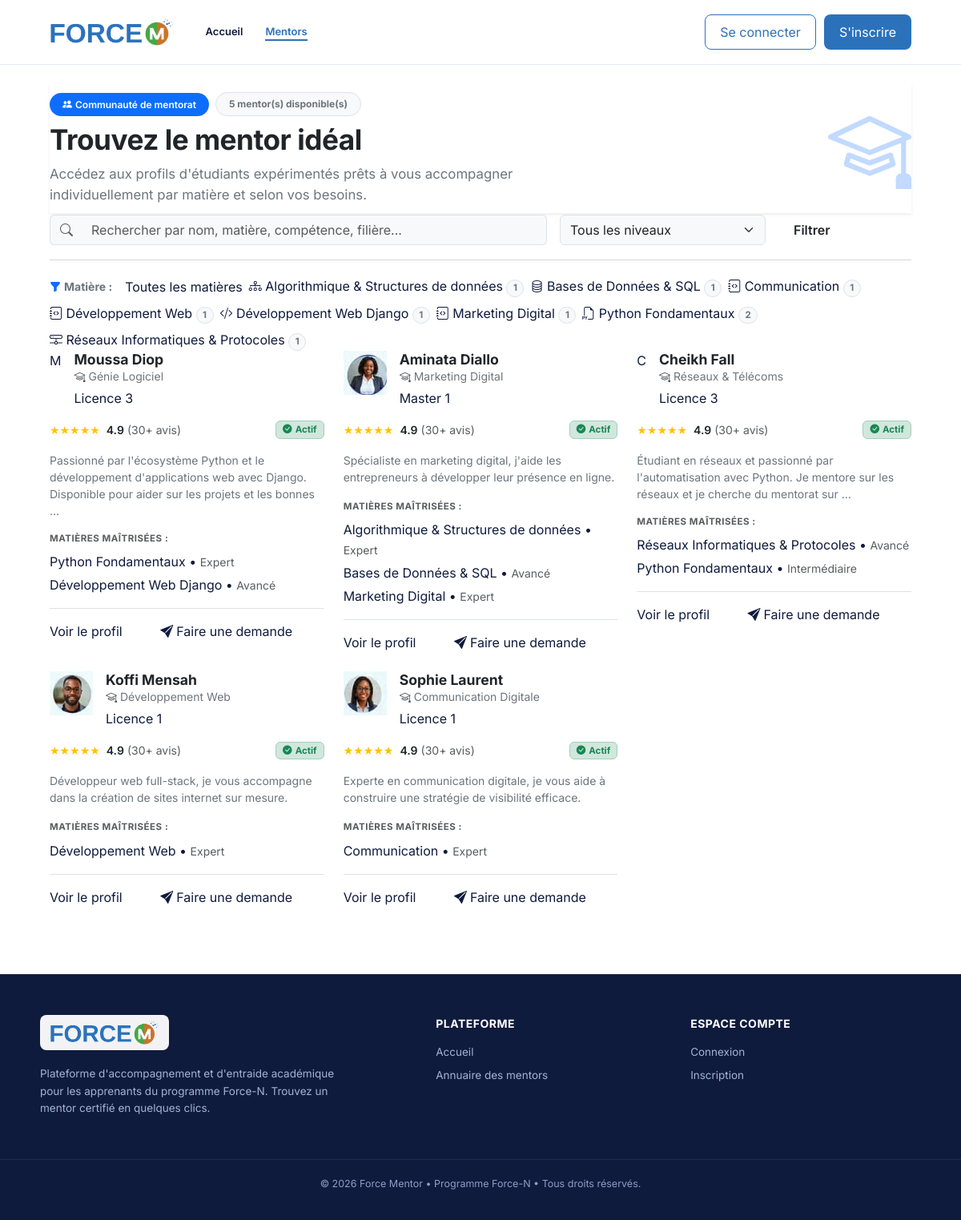
Page /mentorship/mentors/ on the committed database.
### mentorship/models.py (models this page shows, shortened)
class Matiere(models.Model):
    nom = models.CharField(max_length=100, unique=True)
    description = models.TextField(blank=True)
    icone = models.CharField(max_length=50, default='bi-journal-code', blank=True, help_text="Classe d'icône Bootstrap Icons")
    class Meta:
        verbose_name = "Matière"
        verbose_name_plural = "Matières"
        ordering = ['nom']

class CompetenceMentor(models.Model):
    NIVEAU_EXPERTISE_CHOICES = [
        ('INTERMEDIAIRE', 'Intermédiaire'),
        ('AVANCE', 'Avancé'),
        ('EXPERT', 'Expert'),
    ]
    mentor = models.ForeignKey(Profile, on_delete=models.CASCADE, related_name='competences')
    matiere = models.ForeignKey(Matiere, on_delete=models.CASCADE, related_name='mentors_associes')
    niveau_expertise = models.CharField(max_length=20, choices=NIVEAU_EXPERTISE_CHOICES, default='AVANCE')
    class Meta:
        unique_together = ('mentor', 'matiere')
        verbose_name = "Compétence Mentor"
        verbose_name_plural = "Compétences Mentors"

### accounts/models.py (models this page shows, shortened)
class Profile(models.Model):
    ROLE_CHOICES = [
        ('MENTORE', 'Mentoré (Apprenant)'),
        ('MENTOR', 'Mentor (Accompagnateur)'),
        ('LES_DEUX', 'Mentor & Mentoré'),
    ]
    NIVEAU_CHOICES = [
        ('L1', 'Licence 1'),
        ('L2', 'Licence 2'),
        ('L3', 'Licence 3'),
        ('M1', 'Master 1'),
        ('M2', 'Master 2'),
        ('CERTIF', 'Formation certifiante (Force-N)'),
        ('AUTRE', 'Autre'),
    ]
    user = models.OneToOneField(User, on_delete=models.CASCADE, related_name='profile')
    role = models.CharField(max_length=20, choices=ROLE_CHOICES, default='MENTORE')
    filiere = models.CharField(max_length=150, blank=True, help_text="Ex: Génie Logiciel, Réseaux, Web...")
    niveau = models.CharField(max_length=20, choices=NIVEAU_CHOICES, default='L1')
    bio = models.TextField(blank=True, help_text="Présentez-vous, vos objectifs ou vos compétences")
    telephone = models.CharField(max_length=30, blank=True, help_text="Numéro WhatsApp ou contact")
    est_disponible = models.BooleanField(default=True, help_text="Disponible pour du mentorat")
    class Meta:
        verbose_name = "Profil Étudiant"
        verbose_name_plural = "Profils Étudiants"

### mentorship/views.py (the view, shortened to what this page needs)
# urls.py: path('mentors/', mentor_views.mentor_list, name='mentor_list'),
def mentor_list(request):
    matiere_id = request.GET.get('matiere')
    niveau_filter = request.GET.get('niveau')
    search_query = request.GET.get('q', '').strip()
    mentors = Profile.objects.filter(role__in=['MENTOR', 'LES_DEUX'], est_disponible=True).select_related('user').prefetch_related('competences__matiere')
    if matiere_id and matiere_id.isdigit():
        mentors = mentors.filter(competences__matiere_id=matiere_id)
    if niveau_filter:
        mentors = mentors.filter(niveau=niveau_filter)
    matieres = Matiere.objects.all()
    context = {
        'mentors': mentors,
        'matieres': matieres,
        'selected_matiere': int(matiere_id) if matiere_id and matiere_id.isdigit() else None,
        'selected_niveau': niveau_filter,
        'search_query': search_query,
        'niveaux': Profile.NIVEAU_CHOICES,
    }
    return render(request, 'mentorship/mentor_list.html', context)

### templates/mentorship/mentor_list.html (shortened to what this page needs)
{% extends 'base.html' %}
{% load static %}
{% block content %}
<div class="container py-4">
    <div class="page-header-banner shadow-sm">
        <div class="row align-items-center">
            <div class="col-lg-8">
                <div class="d-inline-flex align-items-center gap-2 mb-2">
                    <span class="badge bg-primary px-3 py-2 rounded-pill fw-semibold">
                        <i class="bi bi-people-fill me-1"></i>Communauté de mentorat
                    </span>
                    <span class="badge bg-light text-secondary border px-3 py-2 rounded-pill">
                        {{ mentors.count }} mentor(s) disponible(s)
                    </span>
                </div>
                <h1 class="fw-bold text-dark mb-2" style="font-size: 2.2rem; letter-spacing: -0.5px;">
                    Trouvez le mentor idéal
                </h1>
                <p class="text-secondary mb-0" style="font-size: 1.05rem; max-width: 600px;">
                    Accédez aux profils d'étudiants expérimentés prêts à vous accompagner individuellement par matière et selon vos besoins.
                </p>
            </div>
            <div class="col-lg-4 text-lg-end d-none d-lg-block">
                <i class="bi bi-mortarboard text-primary opacity-25" style="font-size: 6.5rem;"></i>
            </div>
        </div>
    </div>
    <div class="search-filter-card">
        <form method="get" class="row g-3 align-items-center">
            <div class="col-md-6 col-lg-7">
                <div class="input-group">
                    <span class="input-group-text bg-light border-end-0 text-muted">
                        <i class="bi bi-search"></i>
                    </span>
                    <input type="text" name="q" value="{{ search_query }}" class="form-control border-start-0 bg-light" placeholder="Rechercher par nom, matière, compétence, filière...">
                </div>
            </div>
            <div class="col-md-4 col-lg-3">
                <select name="niveau" class="form-select bg-light">
                    <option value="">Tous les niveaux</option>
                </select>
            </div>
            <div class="col-md-2 col-lg-2 d-flex gap-2">
                <button type="submit" class="btn btn-fn-primary w-100 py-2 fw-semibold">
                    Filtrer
                </button>
            </div>
        </form>
        <hr class="my-3 text-muted opacity-25">
        <div class="d-flex align-items-center flex-wrap gap-2 pt-1">
            <span class="small fw-bold text-secondary me-2">
                <i class="bi bi-funnel-fill me-1 text-primary"></i>Matière :
            </span>
            <a href="{% url 'mentor_list' %}{% if search_query %}?q={{ search_query }}{% endif %}{% if selected_niveau %}&niveau={{ selected_niveau }}{% endif %}"
               class="pill-subject-filter {% if not selected_matiere %}active{% endif %}">
                Toutes les matières
            </a>
            {% for mat in matieres %}
                <a href="{% url 'mentor_list' %}?matiere={{ mat.id }}{% if search_query %}&q={{ search_query }}{% endif %}{% if selected_niveau %}&niveau={{ selected_niveau }}{% endif %}"
                   class="pill-subject-filter {% if selected_matiere == mat.id %}active{% endif %}">
                    <i class="bi {{ mat.icone|default:'bi-book' }}"></i>
                    <span>{{ mat.nom }}</span>
                    <span class="badge rounded-pill {% if selected_matiere == mat.id %}bg-white text-primary{% else %}bg-light text-secondary border{% endif %}" style="font-size: 0.72rem;">
                        {{ mat.mentors_associes.count }}
                    </span>
                </a>
            {% endfor %}
        </div>
    </div>
    <div class="row g-4">
        {% for mentor in mentors %}
        <div class="col-md-6 col-lg-4">
            <div class="mentor-card-pro">
                <div class="d-flex align-items-start gap-3 mb-3">
                    <div class="mentor-avatar-box">
                        {% if mentor.user.username == 'aminata_diallo' %}
                            <img src="{% static 'img/avatar_aminata.png' %}" alt="{{ mentor.user.get_full_name }}" class="mentor-avatar-circle">
                        {% elif mentor.user.username == 'koffi_mensah' %}
                            <img src="{% static 'img/avatar_koffi.png' %}" alt="{{ mentor.user.get_full_name }}" class="mentor-avatar-circle">
                        {% elif mentor.user.username == 'sophie_laurent' %}
                            <img src="{% static 'img/avatar_sophie.png' %}" alt="{{ mentor.user.get_full_name }}" class="mentor-avatar-circle">
                        {% else %}
                            <div class="mentor-avatar-initials">
                                {{ mentor.user.first_name|first|default:mentor.user.username|first|upper }}
                            </div>
                        {% endif %}
                    </div>
                    <div class="flex-grow-1 overflow-hidden">
                        <div class="d-flex align-items-center justify-content-between">
                            <h5 class="fw-bold mb-0 text-dark text-truncate" style="font-size: 1.1rem;">
                                {{ mentor.user.get_full_name|default:mentor.user.username }}
                            </h5>
                        </div>
                        <p class="text-secondary small mb-1 text-truncate">
                            <i class="bi bi-mortarboard text-muted me-1"></i>{{ mentor.filiere|default:"Filière non spécifiée" }}
                        </p>
                        <span class="badge-level-pill">
                            {{ mentor.get_niveau_display }}
                        </span>
                    </div>
                </div>
                <div class="d-flex align-items-center mb-3">
                    <span class="text-warning small">★★★★★</span>
                    <span class="ms-2 fw-semibold small text-dark">4.9</span>
                    <span class="text-muted small ms-1">(30+ avis)</span>
                    <span class="ms-auto badge bg-success-subtle text-success border border-success-subtle py-1 px-2" style="font-size: 0.72rem;">
                        <i class="bi bi-check-circle-fill me-1"></i>Actif
                    </span>
                </div>
                <p class="text-secondary small mb-3 flex-grow-1" style="line-height: 1.5; min-height: 44px;">
                    {{ mentor.bio|truncatewords:20|default:"Étudiant engagé, prêt à partager ses connaissances et accompagner sur les difficultés du parcours." }}
                </p>
                <div class="mb-3">
                    <small class="text-muted d-block mb-2 fw-bold text-uppercase" style="font-size: 0.72rem; letter-spacing: 0.5px;">
                        Matières maîtrisées :
                    </small>
                    <div class="d-flex flex-wrap gap-1">
                        {% for comp in mentor.competences.all %}
                            <span class="badge-skill-pill">
                                {{ comp.matiere.nom }} &bull; <small class="text-muted">{{ comp.get_niveau_expertise_display }}</small>
                            </span>
                        {% empty %}
                            <span class="text-muted small">Aucune matière déclarée</span>
                        {% endfor %}
                    </div>
                </div>
                <div class="d-flex gap-2 pt-3 border-top mt-auto">
                    <a href="{% url 'mentor_detail' mentor.id %}" class="btn-card-details flex-fill">
                        Voir le profil
                    </a>
                    <a href="{% url 'create_request' mentor.id %}" class="btn-card-request flex-fill">
                        <i class="bi bi-send-fill me-1"></i>Faire une demande
                    </a>
                </div>
            </div>
        </div>
        {% endfor %}
    </div>
</div>
{% endblock %}

### static/css/style.css (style rules this page uses)
:root { --blue:#2b72bb; --blue-dark:#1f5a98; --green:#45a846; --ink:#0f1b3d; --muted:#4b5675; --line:#e3e8f2; --bg:#f7f9fd; --star:#f5b301;--orange:#cb732b; }
* { box-sizing:border-box;margin:0;padding:0 }
body { font-family:"Inter","Segoe UI",Arial,sans-serif;color:var(--ink);background:#fff;line-height:1.55 }
a { color:inherit;text-decoration:none }
.container { width:min(1100px,92%);margin-inline:auto }
.btn { display:inline-flex;align-items:center;gap:6px;border:1.5px solid transparent;border-radius:8px;padding:9px 18px;font:600 13px inherit;font-family:inherit;cursor:pointer }
:root { --cnib-blue-navy: #061539; --cnib-blue-dark: #064fc0; --cnib-blue-primary: #0056ee; --cnib-blue-rgba-30: rgba(0, 86, 238, 0.3); --cnib-blue-rgba-20: rgba(0, 86, 238, 0.2); --cnib-blue-rgba-15: rgba(0, 86, 238, 0.15); --cnib-blue-rgba-10: rgba(0, 86, 238, 0.08); --cnib-blue-subtle: rgba(0, 86, 238, 0.04); --cnib-dark: #0f172a; --cnib-muted: #64748b; --cnib-border: rgba(0, 86, 238, 0.2); --cnib-gradient-overlay: linear-gradient(135deg, #061539 0%, #064fc0 50%, #0056ee 100%); --cnib-gradient-btn: linear-gradient(135deg, #064fc0 0%, #0056ee 100%); }

### rows in the picture
Matiere: nom "Algorithmique & Structures de données", mentors_associes.count "1"
Matiere: nom "Bases de Données & SQL", mentors_associes.count "1"
Matiere: nom "Communication", mentors_associes.count "1"
Matiere: nom "Développement Web", mentors_associes.count "1"
Matiere: nom "Développement Web Django", mentors_associes.count "1"
Matiere: nom "Marketing Digital", mentors_associes.count "1"
Matiere: nom "Python Fondamentaux", mentors_associes.count "2"
Matiere: nom "Réseaux Informatiques & Protocoles", mentors_associes.count "1"
Profile: user.first_name|first "M", user.get_full_name "Moussa Diop", filiere "Génie Logiciel", niveau "Licence 3", bio "Passionné par l'écosystème Python et le développement d'applications web avec Django. Disponible pour aider sur les projets et les bonnes …"
CompetenceMentor: matiere.nom "Python Fondamentaux", niveau_expertise "Expert"
CompetenceMentor: matiere.nom "Développement Web Django", niveau_expertise "Avancé"
Profile: user.get_full_name "Aminata Diallo", filiere "Marketing Digital", niveau "Master 1", bio "Spécialiste en marketing digital, j'aide les entrepreneurs à développer leur présence en ligne."
CompetenceMentor: matiere.nom "Algorithmique & Structures de données", niveau_expertise "Expert"
CompetenceMentor: matiere.nom "Bases de Données & SQL", niveau_expertise "Avancé"
CompetenceMentor: matiere.nom "Marketing Digital", niveau_expertise "Expert"
Profile: user.first_name|first "C", user.get_full_name "Cheikh Fall", filiere "Réseaux & Télécoms", niveau "Licence 3", bio "Étudiant en réseaux et passionné par l'automatisation avec Python. Je mentore sur les réseaux et je cherche du mentorat sur …"
CompetenceMentor: matiere.nom "Réseaux Informatiques & Protocoles", niveau_expertise "Avancé"
CompetenceMentor: matiere.nom "Python Fondamentaux", niveau_expertise "Intermédiaire"
Profile: user.get_full_name "Koffi Mensah", filiere "Développement Web", niveau "Licence 1", bio "Développeur web full-stack, je vous accompagne dans la création de sites internet sur mesure."
CompetenceMentor: matiere.nom "Développement Web", niveau_expertise "Expert"
Profile: user.get_full_name "Sophie Laurent", filiere "Communication Digitale", niveau "Licence 1", bio "Experte en communication digitale, je vous aide à construire une stratégie de visibilité efficace."
CompetenceMentor: matiere.nom "Communication", niveau_expertise "Expert"

### other values in the picture
{{ mentors.count }} "5"
